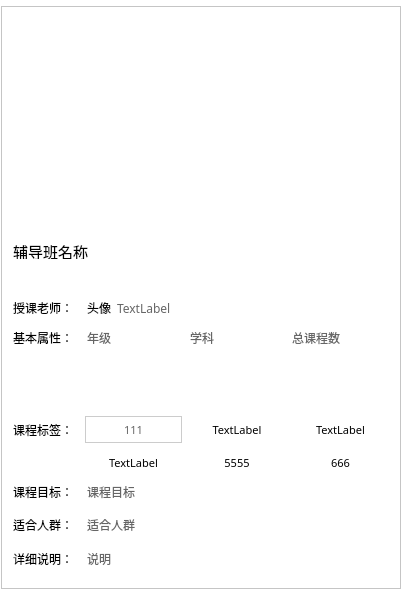
<?xml version="1.0" encoding="UTF-8"?>
<ui version="4.0">
 <class>UICourseWnd</class>
 <widget class="QWidget" name="UICourseWnd">
  <property name="geometry">
   <rect>
    <x>0</x>
    <y>0</y>
    <width>410</width>
    <height>596</height>
   </rect>
  </property>
  <property name="minimumSize">
   <size>
    <width>410</width>
    <height>0</height>
   </size>
  </property>
  <property name="windowTitle">
   <string>UICourseWnd</string>
  </property>
  <property name="styleSheet">
   <string notr="true">background-color:white</string>
  </property>
  <layout class="QVBoxLayout" name="verticalLayout">
   <property name="leftMargin">
    <number>1</number>
   </property>
   <property name="topMargin">
    <number>1</number>
   </property>
   <property name="rightMargin">
    <number>1</number>
   </property>
   <property name="bottomMargin">
    <number>1</number>
   </property>
   <item>
    <widget class="QScrollArea" name="scrollArea">
     <property name="maximumSize">
      <size>
       <width>400</width>
       <height>583</height>
      </size>
     </property>
     <property name="frameShape">
      <enum>QFrame::StyledPanel</enum>
     </property>
     <property name="horizontalScrollBarPolicy">
      <enum>Qt::ScrollBarAlwaysOff</enum>
     </property>
     <property name="widgetResizable">
      <bool>true</bool>
     </property>
     <widget class="QWidget" name="scrollAreaWidgetContents">
      <property name="geometry">
       <rect>
        <x>0</x>
        <y>0</y>
        <width>398</width>
        <height>581</height>
       </rect>
      </property>
      <property name="maximumSize">
       <size>
        <width>583</width>
        <height>16777215</height>
       </size>
      </property>
      <layout class="QVBoxLayout" name="verticalLayout_2">
       <item>
        <widget class="QLabel" name="pic_label">
         <property name="minimumSize">
          <size>
           <width>0</width>
           <height>220</height>
          </size>
         </property>
         <property name="text">
          <string/>
         </property>
        </widget>
       </item>
       <item>
        <widget class="QLabel" name="name_label">
         <property name="minimumSize">
          <size>
           <width>0</width>
           <height>15</height>
          </size>
         </property>
         <property name="maximumSize">
          <size>
           <width>16777215</width>
           <height>15</height>
          </size>
         </property>
         <property name="font">
          <font>
           <family>微软雅黑</family>
           <pointsize>11</pointsize>
          </font>
         </property>
         <property name="text">
          <string>辅导班名称</string>
         </property>
        </widget>
       </item>
       <item>
        <widget class="QLabel" name="label_2">
         <property name="minimumSize">
          <size>
           <width>0</width>
           <height>10</height>
          </size>
         </property>
         <property name="maximumSize">
          <size>
           <width>10</width>
           <height>16777215</height>
          </size>
         </property>
         <property name="text">
          <string/>
         </property>
        </widget>
       </item>
       <item>
        <layout class="QHBoxLayout" name="horizontalLayout_7">
         <property name="sizeConstraint">
          <enum>QLayout::SetMaximumSize</enum>
         </property>
         <item>
          <widget class="QLabel" name="label">
           <property name="minimumSize">
            <size>
             <width>68</width>
             <height>0</height>
            </size>
           </property>
           <property name="maximumSize">
            <size>
             <width>68</width>
             <height>16777215</height>
            </size>
           </property>
           <property name="font">
            <font>
             <family>微软雅黑</family>
            </font>
           </property>
           <property name="text">
            <string>授课老师：</string>
           </property>
          </widget>
         </item>
         <item>
          <layout class="QHBoxLayout" name="horizontalLayout_8">
           <item>
            <widget class="QLabel" name="lbl_HeadPortrait">
             <property name="maximumSize">
              <size>
               <width>30</width>
               <height>30</height>
              </size>
             </property>
             <property name="text">
              <string>头像</string>
             </property>
             <property name="alignment">
              <set>Qt::AlignLeading|Qt::AlignLeft|Qt::AlignVCenter</set>
             </property>
            </widget>
           </item>
           <item>
            <widget class="QLabel" name="lbl_Name">
             <property name="font">
              <font>
               <family>微软雅黑</family>
              </font>
             </property>
             <property name="styleSheet">
              <string notr="true">color: rgb(102, 102, 102);</string>
             </property>
             <property name="text">
              <string>TextLabel</string>
             </property>
            </widget>
           </item>
           <item>
            <widget class="QLabel" name="lbl_SexPic">
             <property name="minimumSize">
              <size>
               <width>15</width>
               <height>15</height>
              </size>
             </property>
             <property name="maximumSize">
              <size>
               <width>15</width>
               <height>15</height>
              </size>
             </property>
             <property name="styleSheet">
              <string notr="true">image: url(:/LoginWindow/images/male.png);</string>
             </property>
             <property name="text">
              <string/>
             </property>
            </widget>
           </item>
           <item>
            <spacer name="horizontalSpacer">
             <property name="orientation">
              <enum>Qt::Horizontal</enum>
             </property>
             <property name="sizeHint" stdset="0">
              <size>
               <width>40</width>
               <height>20</height>
              </size>
             </property>
            </spacer>
           </item>
          </layout>
         </item>
        </layout>
       </item>
       <item>
        <layout class="QHBoxLayout" name="horizontalLayout_3">
         <item>
          <widget class="QLabel" name="label_7">
           <property name="minimumSize">
            <size>
             <width>68</width>
             <height>0</height>
            </size>
           </property>
           <property name="maximumSize">
            <size>
             <width>68</width>
             <height>16777215</height>
            </size>
           </property>
           <property name="font">
            <font>
             <family>微软雅黑</family>
            </font>
           </property>
           <property name="text">
            <string>基本属性：</string>
           </property>
          </widget>
         </item>
         <item>
          <widget class="QLabel" name="lbl_Grade">
           <property name="minimumSize">
            <size>
             <width>0</width>
             <height>15</height>
            </size>
           </property>
           <property name="maximumSize">
            <size>
             <width>16777215</width>
             <height>15</height>
            </size>
           </property>
           <property name="font">
            <font>
             <family>微软雅黑</family>
            </font>
           </property>
           <property name="styleSheet">
            <string notr="true">color: rgb(102, 102, 102);</string>
           </property>
           <property name="text">
            <string>年级</string>
           </property>
          </widget>
         </item>
         <item>
          <widget class="QLabel" name="lbl_CourseName">
           <property name="font">
            <font>
             <family>微软雅黑</family>
            </font>
           </property>
           <property name="styleSheet">
            <string notr="true">color: rgb(102, 102, 102);</string>
           </property>
           <property name="text">
            <string>学科</string>
           </property>
          </widget>
         </item>
         <item>
          <widget class="QLabel" name="lbl_TotalCourseCount">
           <property name="font">
            <font>
             <family>微软雅黑</family>
            </font>
           </property>
           <property name="styleSheet">
            <string notr="true">color: rgb(102, 102, 102);</string>
           </property>
           <property name="text">
            <string>总课程数</string>
           </property>
          </widget>
         </item>
        </layout>
       </item>
       <item>
        <layout class="QHBoxLayout" name="horizontalLayout_4">
         <property name="sizeConstraint">
          <enum>QLayout::SetDefaultConstraint</enum>
         </property>
         <item>
          <widget class="QLabel" name="time_label">
           <property name="minimumSize">
            <size>
             <width>68</width>
             <height>15</height>
            </size>
           </property>
           <property name="maximumSize">
            <size>
             <width>68</width>
             <height>15</height>
            </size>
           </property>
           <property name="font">
            <font>
             <family>微软雅黑</family>
             <pointsize>10</pointsize>
            </font>
           </property>
           <property name="styleSheet">
            <string notr="true">color: rgb(51, 51, 51);</string>
           </property>
           <property name="text">
            <string/>
           </property>
          </widget>
         </item>
         <item>
          <widget class="QLabel" name="lbl_Time">
           <property name="minimumSize">
            <size>
             <width>302</width>
             <height>23</height>
            </size>
           </property>
           <property name="maximumSize">
            <size>
             <width>16777215</width>
             <height>23</height>
            </size>
           </property>
           <property name="font">
            <font>
             <family>微软雅黑</family>
            </font>
           </property>
           <property name="styleSheet">
            <string notr="true">color: rgb(102, 102, 102);</string>
           </property>
           <property name="text">
            <string/>
           </property>
           <property name="alignment">
            <set>Qt::AlignLeading|Qt::AlignLeft|Qt::AlignVCenter</set>
           </property>
          </widget>
         </item>
        </layout>
       </item>
       <item>
        <layout class="QHBoxLayout" name="horizontalLayout_5">
         <item>
          <widget class="QLabel" name="press_label">
           <property name="minimumSize">
            <size>
             <width>68</width>
             <height>15</height>
            </size>
           </property>
           <property name="maximumSize">
            <size>
             <width>68</width>
             <height>16777215</height>
            </size>
           </property>
           <property name="font">
            <font>
             <family>微软雅黑</family>
             <pointsize>10</pointsize>
            </font>
           </property>
           <property name="styleSheet">
            <string notr="true">color: rgb(51, 51, 51);</string>
           </property>
           <property name="text">
            <string/>
           </property>
          </widget>
         </item>
         <item>
          <widget class="QLabel" name="lbl_StatusAndProcess">
           <property name="minimumSize">
            <size>
             <width>302</width>
             <height>23</height>
            </size>
           </property>
           <property name="maximumSize">
            <size>
             <width>16777215</width>
             <height>23</height>
            </size>
           </property>
           <property name="font">
            <font>
             <family>微软雅黑</family>
            </font>
           </property>
           <property name="styleSheet">
            <string notr="true">color: rgb(102, 102, 102);</string>
           </property>
           <property name="text">
            <string/>
           </property>
           <property name="alignment">
            <set>Qt::AlignLeading|Qt::AlignLeft|Qt::AlignVCenter</set>
           </property>
          </widget>
         </item>
        </layout>
       </item>
       <item>
        <layout class="QHBoxLayout" name="hLayoutRow1">
         <item>
          <widget class="QLabel" name="lblTagTitle">
           <property name="minimumSize">
            <size>
             <width>66</width>
             <height>0</height>
            </size>
           </property>
           <property name="maximumSize">
            <size>
             <width>66</width>
             <height>16777215</height>
            </size>
           </property>
           <property name="font">
            <font>
             <family>微软雅黑</family>
            </font>
           </property>
           <property name="text">
            <string>课程标签：</string>
           </property>
          </widget>
         </item>
         <item>
          <widget class="QLabel" name="lbl_Tag1">
           <property name="minimumSize">
            <size>
             <width>0</width>
             <height>0</height>
            </size>
           </property>
           <property name="font">
            <font>
             <family>微软雅黑</family>
             <pointsize>8</pointsize>
            </font>
           </property>
           <property name="autoFillBackground">
            <bool>false</bool>
           </property>
           <property name="styleSheet">
            <string notr="true">border-width: 1px;
border-style: solid;
border-color: rgb(204, 204, 204);
color: rgb(102, 102, 102);</string>
           </property>
           <property name="frameShape">
            <enum>QFrame::Box</enum>
           </property>
           <property name="frameShadow">
            <enum>QFrame::Plain</enum>
           </property>
           <property name="lineWidth">
            <number>1</number>
           </property>
           <property name="midLineWidth">
            <number>0</number>
           </property>
           <property name="text">
            <string>111</string>
           </property>
           <property name="alignment">
            <set>Qt::AlignCenter</set>
           </property>
          </widget>
         </item>
         <item>
          <widget class="QLabel" name="lbl_Tag2">
           <property name="minimumSize">
            <size>
             <width>0</width>
             <height>0</height>
            </size>
           </property>
           <property name="font">
            <font>
             <family>微软雅黑</family>
             <pointsize>8</pointsize>
            </font>
           </property>
           <property name="text">
            <string>TextLabel</string>
           </property>
           <property name="alignment">
            <set>Qt::AlignCenter</set>
           </property>
          </widget>
         </item>
         <item>
          <widget class="QLabel" name="lbl_Tag3">
           <property name="minimumSize">
            <size>
             <width>0</width>
             <height>0</height>
            </size>
           </property>
           <property name="font">
            <font>
             <family>微软雅黑</family>
             <pointsize>8</pointsize>
            </font>
           </property>
           <property name="text">
            <string>TextLabel</string>
           </property>
           <property name="alignment">
            <set>Qt::AlignCenter</set>
           </property>
          </widget>
         </item>
        </layout>
       </item>
       <item>
        <layout class="QHBoxLayout" name="hLayoutRow2">
         <item>
          <widget class="QLabel" name="lblSpace">
           <property name="minimumSize">
            <size>
             <width>66</width>
             <height>0</height>
            </size>
           </property>
           <property name="maximumSize">
            <size>
             <width>66</width>
             <height>16777215</height>
            </size>
           </property>
           <property name="text">
            <string/>
           </property>
          </widget>
         </item>
         <item>
          <widget class="QLabel" name="lbl_Tag4">
           <property name="font">
            <font>
             <family>微软雅黑</family>
             <pointsize>8</pointsize>
            </font>
           </property>
           <property name="styleSheet">
            <string notr="true"/>
           </property>
           <property name="text">
            <string>TextLabel</string>
           </property>
           <property name="alignment">
            <set>Qt::AlignCenter</set>
           </property>
          </widget>
         </item>
         <item>
          <widget class="QLabel" name="lbl_Tag5">
           <property name="font">
            <font>
             <family>微软雅黑</family>
             <pointsize>8</pointsize>
            </font>
           </property>
           <property name="text">
            <string>5555</string>
           </property>
           <property name="alignment">
            <set>Qt::AlignCenter</set>
           </property>
          </widget>
         </item>
         <item>
          <widget class="QLabel" name="lbl_Tag6">
           <property name="font">
            <font>
             <family>微软雅黑</family>
             <pointsize>8</pointsize>
            </font>
           </property>
           <property name="text">
            <string>666</string>
           </property>
           <property name="alignment">
            <set>Qt::AlignCenter</set>
           </property>
          </widget>
         </item>
        </layout>
       </item>
       <item>
        <layout class="QHBoxLayout" name="horizontalLayout">
         <item>
          <widget class="QLabel" name="lbl_TargetTitle">
           <property name="minimumSize">
            <size>
             <width>68</width>
             <height>0</height>
            </size>
           </property>
           <property name="maximumSize">
            <size>
             <width>68</width>
             <height>16777215</height>
            </size>
           </property>
           <property name="font">
            <font>
             <family>微软雅黑</family>
            </font>
           </property>
           <property name="text">
            <string>课程目标：</string>
           </property>
           <property name="alignment">
            <set>Qt::AlignLeading|Qt::AlignLeft|Qt::AlignTop</set>
           </property>
          </widget>
         </item>
         <item>
          <widget class="QLabel" name="lbl_CourseTarget">
           <property name="minimumSize">
            <size>
             <width>22</width>
             <height>23</height>
            </size>
           </property>
           <property name="maximumSize">
            <size>
             <width>1677215</width>
             <height>1677215</height>
            </size>
           </property>
           <property name="font">
            <font>
             <family>微软雅黑</family>
            </font>
           </property>
           <property name="styleSheet">
            <string notr="true">color: rgb(102, 102, 102);</string>
           </property>
           <property name="text">
            <string>课程目标</string>
           </property>
           <property name="alignment">
            <set>Qt::AlignLeading|Qt::AlignLeft|Qt::AlignTop</set>
           </property>
           <property name="wordWrap">
            <bool>false</bool>
           </property>
          </widget>
         </item>
        </layout>
       </item>
       <item>
        <layout class="QHBoxLayout" name="horizontalLayout_2">
         <item>
          <widget class="QLabel" name="lbl_FitPeopleTitle">
           <property name="minimumSize">
            <size>
             <width>68</width>
             <height>0</height>
            </size>
           </property>
           <property name="maximumSize">
            <size>
             <width>68</width>
             <height>16777215</height>
            </size>
           </property>
           <property name="font">
            <font>
             <family>微软雅黑</family>
            </font>
           </property>
           <property name="text">
            <string>适合人群：</string>
           </property>
           <property name="alignment">
            <set>Qt::AlignLeading|Qt::AlignLeft|Qt::AlignTop</set>
           </property>
          </widget>
         </item>
         <item>
          <widget class="QLabel" name="lbl_FitPeople">
           <property name="maximumSize">
            <size>
             <width>302</width>
             <height>1677215</height>
            </size>
           </property>
           <property name="font">
            <font>
             <family>微软雅黑</family>
            </font>
           </property>
           <property name="styleSheet">
            <string notr="true">color: rgb(102, 102, 102);</string>
           </property>
           <property name="text">
            <string>适合人群</string>
           </property>
           <property name="alignment">
            <set>Qt::AlignLeading|Qt::AlignLeft|Qt::AlignTop</set>
           </property>
          </widget>
         </item>
        </layout>
       </item>
       <item>
        <layout class="QHBoxLayout" name="horizontalLayout_6">
         <item>
          <widget class="QLabel" name="lbl_ExplainTitle">
           <property name="minimumSize">
            <size>
             <width>68</width>
             <height>0</height>
            </size>
           </property>
           <property name="maximumSize">
            <size>
             <width>68</width>
             <height>16777215</height>
            </size>
           </property>
           <property name="font">
            <font>
             <family>微软雅黑</family>
            </font>
           </property>
           <property name="text">
            <string>详细说明：</string>
           </property>
           <property name="alignment">
            <set>Qt::AlignLeading|Qt::AlignLeft|Qt::AlignTop</set>
           </property>
          </widget>
         </item>
         <item>
          <widget class="QLabel" name="desc_label">
           <property name="minimumSize">
            <size>
             <width>0</width>
             <height>20</height>
            </size>
           </property>
           <property name="maximumSize">
            <size>
             <width>16777215</width>
             <height>1677215</height>
            </size>
           </property>
           <property name="font">
            <font>
             <family>微软雅黑</family>
             <pointsize>9</pointsize>
            </font>
           </property>
           <property name="styleSheet">
            <string notr="true">color: rgb(102, 102, 102);</string>
           </property>
           <property name="text">
            <string>说明</string>
           </property>
           <property name="alignment">
            <set>Qt::AlignLeading|Qt::AlignLeft|Qt::AlignTop</set>
           </property>
          </widget>
         </item>
        </layout>
       </item>
      </layout>
     </widget>
    </widget>
   </item>
  </layout>
 </widget>
 <layoutdefault spacing="6" margin="11"/>
 <resources>
  <include location="loginwindow.qrc"/>
 </resources>
 <connections/>
</ui>
